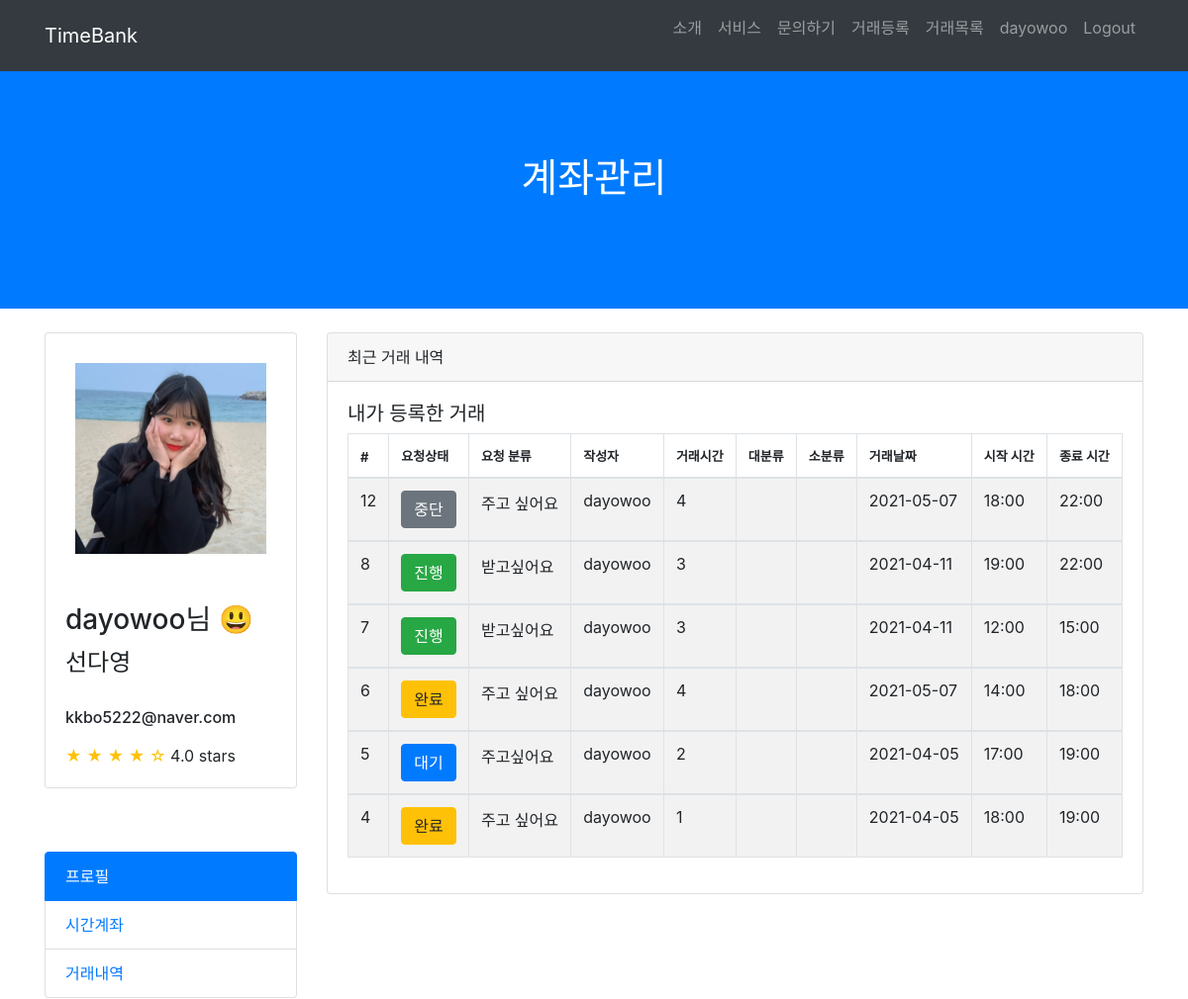
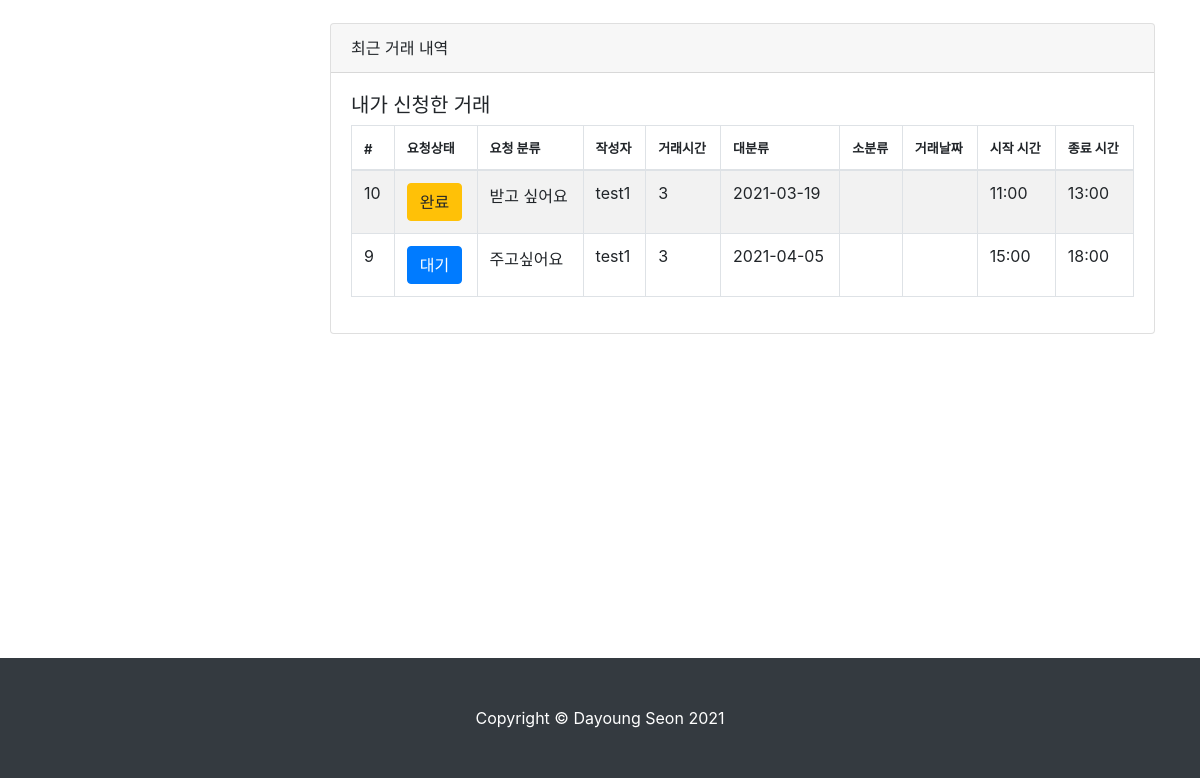
Page /account/account (signed in) on the committed database (2 pictures, top to bottom).
### TimeBank_account/models.py (models this page shows)
class User(AbstractUser):
    username = models.CharField(max_length=64, verbose_name='사용자ID', unique=True)
    email = models.EmailField(max_length=128, verbose_name='E-mail')
    name = models.CharField(max_length=64, verbose_name='이름')
    password = models.CharField(max_length=100, verbose_name='비밀번호')
    contact = models.CharField(max_length=150, verbose_name='연락처')
    birth = models.CharField(max_length=150, verbose_name='생년월일')
    user_age = models.CharField(max_length=50, verbose_name='연령대')
    gender = models.CharField(max_length=10, verbose_name='성별')
    balance = models.IntegerField(verbose_name='잔액', default=0)
    registered_dtn = models.DateField(auto_now_add=True, verbose_name='가입일자')
    image = models.ImageField(upload_to="images/", blank=True)
    about = models.TextField(verbose_name="소개말", blank=True)
    object = CustomUserManager()
    def __str__(self):
        return self.username
    class Meta:
        db_table = 'TimeBank_user'

### TimeBank_app/models.py (models this page shows, shortened)
class Post(models.Model):
    date = models.CharField(max_length=140)
    start_time = models.CharField(max_length=140)
    end_time = models.CharField(max_length=140)
    service_choice = (('주고싶어요','주고싶어요'), ('받고싶어요','받고싶어요'))
    service = models.CharField(max_length=50, choices=service_choice)
    location = models.CharField(max_length=140)
    main_work = models.CharField(max_length=140)
    content = models.TextField(verbose_name='내용')
    created_at = models.DateTimeField(auto_now_add=True, verbose_name='등록시간')
    tok = models.IntegerField(default=0, verbose_name='거래톡')
    author = models.ForeignKey('TimeBank_account.User', on_delete=models.CASCADE, verbose_name='작성자')
    status_list = (('대기','대기'),('진행','진행'),('완료','완료'),('중단','중단'))
    status = models.CharField(max_length=50, choices=status_list, default='대기')
    respond_list = (('요청대기','요청대기'),('요청승인', '요청승인'),('요청거절','요청거절'))
    respond = models.CharField(max_length=50, choices=respond_list, verbose_name='승인상태', default='요청대기')
    applicants = models.CharField(max_length=140, verbose_name='신청자', null=True)
    giver = models.CharField(max_length=140, verbose_name='주는사람', null=True)
    taker = models.CharField(max_length=140, verbose_name='받는사람', null=True)
    class Meta:
        ordering = ['-created_at']

### TimeBank_account/views.py (the view)
# urls.py: path('account', views.account_history, name="account"),
def account_history(request):
    posts = Post.objects.all()
    my_posts = posts.filter(author = request.user)
    regsiter_posts = posts.filter(applicants = request.user)
    return render(request, "account.html", {'my_posts': my_posts, 'regsiter_posts': regsiter_posts})

### TimeBank_account/templates/account.html (shortened to what this page needs)
{% load static %}
<html lang="en">
<head>
  <link href="{% static 'vendor/bootstrap/css/bootstrap.min.css' %}" rel="stylesheet">
  <link href="{% static 'css/scrolling-nav.css' %}" rel="stylesheet">
</head>
<body id="page-top">
 <nav class="navbar navbar-expand-lg navbar-dark bg-dark fixed-top" id="mainNav">
  <div class="container">
    <a class="navbar-brand js-scroll-trigger" href="{% url 'index' %}">TimeBank</a>
    <div class="collapse navbar-collapse" id="navbarResponsive">
      <ul class="navbar-nav ml-auto">
        <li class="nav-item">
          <a class="nav-link js-scroll-trigger" href="{% url 'index' %}">소개</a>
        </li>
        <li class="nav-item">
          <a class="nav-link js-scroll-trigger" href="{% url 'index' %}">서비스</a>
        </li>
        <li class="nav-item">
          <a class="nav-link js-scroll-trigger" href="{% url 'index' %}">문의하기</a>
        </li>
        <li class="nav-item">
          <a class="nav-link js-scroll-trigger" href="{% url 'new_post' %}">거래등록</a>
        </li>
      <li class="nav-item">
        <a class="nav-link js-scroll-trigger" href="{% url 'post_list' %}">거래목록</a>
      </li>
        {% if user.is_authenticated %}
        <li class="nav-item">
          <a class="nav-link js-scroll-trigger" href="{% url 'profile' user.username %}">{{ user.get_username }}</a>
        </li>
        <li class="nav-item">
          <form action="{% url 'logout' %}" method="POST">
            <input type="submit" class="nav-link logout" href="{% url 'logout' %}" value="Logout" style="border: none; background: transparent;">
          </form>
        </li>
        {% endif %}
      </ul>
    </div>
  </div>
</nav>
  <header class="bg-primary text-white">
    <div class="container text-center">
      <h1>계좌관리</h1>
    </div>
  </header>
 <div class="container">
  <div class="row">
    <div class="col-lg-3">
      <div class="card mt-4">
        {% if user.image %}
        <img class="card-img-top img-fluid" src="{{ user.image.url }}" alt="user" style="padding: 30px;">
        {% else %}
        <img class="card-img-top img-fluid" src="/static/img/user.png" alt="user" style="padding: 30px;">
        {% endif %}
        <div class="card-body">
          <h3 class="card-title">{{ user.get_username }}님 😃</h3>
          <h4>{{ user.name }}</h4><br>
          <h6>{{ user.email }}</h6>
          <span class="text-warning">&#9733; &#9733; &#9733; &#9733; &#9734;</span>
          4.0 stars
        </div>
      </div>
      <p><br><br></p>
      <div class="list-group">
        <a href="{% url 'profile' user.username %}" class="list-group-item active">프로필</a>
        <a href="{% url 'balance' %}" class="list-group-item">시간계좌</a>
        <a href="{% url 'account' %}" class="list-group-item">거래내역</a>
      </div>
    </div>
    <div class="col-lg-9">
      <div class="card card-outline-secondary my-4">
        <div class="card-header">
          최근 거래 내역
        </div>
        <div class="card-body">
          <h5>내가 등록한 거래</h5>
          <table id="example" class="table table-striped table-bordered" style="width:100%">
            <thead>
              <tr>
                <th style="font-size: 13px;">#</th>
                  <th style="font-size: 13px;">요청상태</th>
                  <th style="font-size: 13px;">요청 분류</th>
                  <th style="font-size: 13px;">작성자</th>
                  <th style="font-size: 13px;">거래시간</th>
                  <th style="font-size: 13px;">대분류</th>
                  <th style="font-size: 13px;">소분류</th>
                  <th style="font-size: 13px;">거래날짜</th>
                  <th style="font-size: 13px;">시작 시간</th>
                  <th style="font-size: 13px;">종료 시간</th>
            </tr>
            </thead>
            <tbody>
              {% for my_post in my_posts %}
                <tr>
                  <td>{{ my_post.id }}</td>
                  {% if my_post.status == "대기" %}
                    <td><a href="{% url 'my_post_detail' my_post.id %}" class="btn btn-primary">{{ my_post.status}}</a></td>
                  {% elif my_post.status == "진행" %}
                    <td><a href="{% url 'my_post_detail' my_post.id %}" class="btn btn-success">{{ my_post.status}}</a></td>
                  {% elif my_post.status == "완료" %}
                    <td><a href="{% url 'my_post_detail' my_post.id %}" class="btn btn-warning">{{ my_post.status}}</a></td>
                  {% elif my_post.status == "중단" %}
                    <td><a href="{% url 'my_post_detail' my_post.id %}" class="btn btn-secondary">{{ my_post.status}}</a></td>
                  {% endif %}
                  <td>{{ my_post.service }}</td>
                  <td>{{ my_post.author }}</td>
                  <td>{{ my_post.tok }}</td>
                  <td>{{ my_post.mainwork }}</td>
                  <td>{{ my_post.subwork }}</td>
                  <td>{{ my_post.date }}</td>
                  <td>{{ my_post.start_time }}</td>
                  <td>{{ my_post.end_time }}</td>
                </tr>
            </tbody>
            {% endfor %}
          </table>
        </div>
      </div>
    </div>
    <div class="container">
      <div class="row">
        <div class="col-lg-3">
        </div>
    <div class="col-lg-9">
      <div class="card card-outline-secondary my-4">
        <div class="card-header">
          최근 거래 내역
        </div>
        <div class="card-body">
          <h5>내가 신청한 거래</h5>
          <table id="example" class="table table-striped table-bordered" style="width:100%">
            <thead>
                <tr>
                  <th style="font-size: 13px;">#</th>
                  <th style="font-size: 13px;">요청상태</th>
                  <th style="font-size: 13px;">요청 분류</th>
                  <th style="font-size: 13px;">작성자</th>
                  <th style="font-size: 13px;">거래시간</th>
                  <th style="font-size: 13px;">대분류</th>
                  <th style="font-size: 13px;">소분류</th>
                  <th style="font-size: 13px;">거래날짜</th>
                  <th style="font-size: 13px;">시작 시간</th>
                  <th style="font-size: 13px;">종료 시간</th>
                </tr>
            </thead>
            {% for regsiter_post in regsiter_posts %}
                <tr>
                  <td>{{ regsiter_post.id }}</td>
                  {% if regsiter_post.status == "대기" %}
                    <td><a href="{% url 'my_register_detail' regsiter_post.id %}" class="btn btn-primary">{{ regsiter_post.status}}</a></td>
                  {% elif regsiter_post.status == "진행" %}
                    <td><a href="{% url 'my_register_detail' regsiter_post.id %}" class="btn btn-success">{{ regsiter_post.status}}</a></td>
                  {% elif regsiter_post.status == "완료" %}
                    <td><a href="{% url 'my_register_detail' regsiter_post.id %}" class="btn btn-warning">{{ regsiter_post.status}}</a></td>
                  {% elif regsiter_post.status == "중단" %}
                    <td><a href="{% url 'my_register_detail' regsiter_post.id %}" class="btn btn-secondary">{{ regsiter_post.status}}</a></td>
                  {% endif %}
                    <td>{{ regsiter_post.service }}</td>
                    <td>{{ regsiter_post.author }}</td>
                    <td>{{ regsiter_post.tok }}</td>
                    <td>{{ regsiter_post.date }}</td>
                    <td>{{ regsiter_post.mainwork }}</td>
                    <td>{{ regsiter_post.subwork }}</td>
                    <td>{{ regsiter_post.start_time }}</td>
                    <td>{{ regsiter_post.end_time }}</td>
                </tr>
                {% endfor %}
          </table>
        </div>
      </div>
    </div>
</div>
  </div>
</div>
</div>
<section id="about">
</section>
  <footer class="py-5 bg-dark">
    <div class="container">
      <p class="m-0 text-center text-white">Copyright &copy; Dayoung Seon 2021</p>
    </div>
  </footer>
</body>

### TimeBank_account/static/css/scrolling-nav.css (style rules this page uses)
header { padding: 156px 0 100px; }
section { padding: 150px 0; }

### rows in the picture
User: get_username "dayowoo", image (picture), name "선다영", email "kkbo5222@naver.com"
Post: id "12", status "중단", service "주고 싶어요", author "dayowoo", tok "4", date "2021-05-07", start_time "18:00", end_time "22:00"
Post: id "8", status "진행", service "받고싶어요", author "dayowoo", tok "3", date "2021-04-11", start_time "19:00", end_time "22:00"
Post: id "7", status "진행", service "받고싶어요", author "dayowoo", tok "3", date "2021-04-11", start_time "12:00", end_time "15:00"
Post: id "6", status "완료", service "주고 싶어요", author "dayowoo", tok "4", date "2021-05-07", start_time "14:00", end_time "18:00"
Post: id "5", status "대기", service "주고싶어요", author "dayowoo", tok "2", date "2021-04-05", start_time "17:00", end_time "19:00"
Post: id "4", status "완료", service "주고 싶어요", author "dayowoo", tok "1", date "2021-04-05", start_time "18:00", end_time "19:00"
Post: id "10", status "완료", service "받고 싶어요", author "test1", tok "3", date "2021-03-19", start_time "11:00", end_time "13:00"
Post: id "9", status "대기", service "주고싶어요", author "test1", tok "3", date "2021-04-05", start_time "15:00", end_time "18:00"
